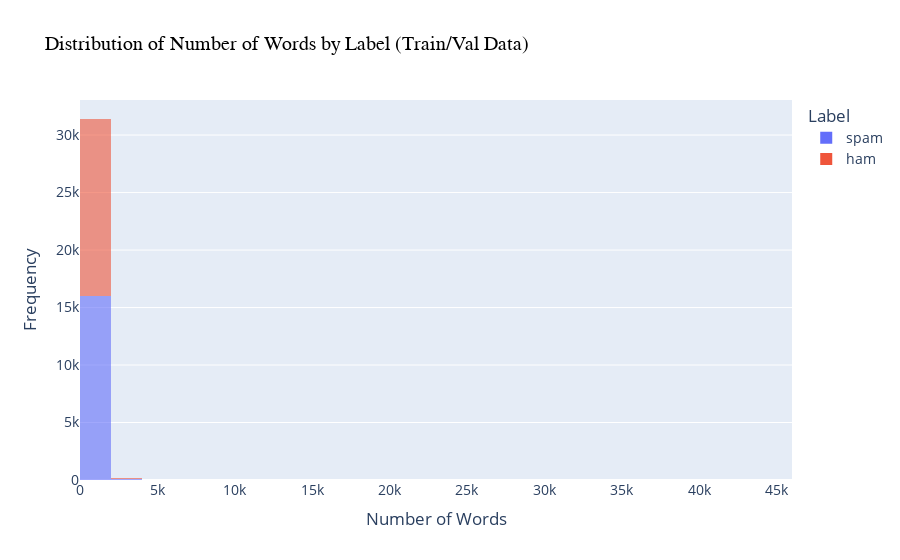

This figure's notebook cell:
### Code cell
#visualizating distribution of word count for each class

fig = px.histogram(
    df_train_val, 
    x='num_words', 
    color='label_text', 
    nbins=30,  # Number of bins
    opacity=0.6,
    labels={'num_words': 'Number of Words'}, 
    title='Distribution of Number of Words by Label (Train/Val Data)'
)


#update layout for better readability
fig.update_layout(
    xaxis_title='Number of Words',
    yaxis_title='Frequency',
    legend_title='Label',
    font=dict(size=14),
    title_font=dict(size=20, family='Times New Roman', color='black'),
)
fig.show()

### Figure 1 — Plotly figure (JSON) as saved in the notebook; plotly's stock layout.template omitted (floating-point values rounded to 4 significant figures; data arrays with more than 128 entries replaced by an {"elided": "..."} marker saying what was removed)
{"data": [{"alignmentgroup": "True", "bingroup": "x", "hovertemplate": "label_text=spam<br>Number of Words=%{x}<br>count=%{y}<extra></extra>", "legendgroup": "spam", "marker": {"color": "#636efa", "opacity": 0.6, "pattern": {"shape": ""}}, "name": "spam", "nbinsx": 30, "offsetgroup": "spam", "orientation": "v", "showlegend": true, "type": "histogram", "x": {"elided": "16163 int values"}, "xaxis": "x", "yaxis": "y"}, {"alignmentgroup": "True", "bingroup": "x", "hovertemplate": "label_text=ham<br>Number of Words=%{x}<br>count=%{y}<extra></extra>", "legendgroup": "ham", "marker": {"color": "#EF553B", "opacity": 0.6, "pattern": {"shape": ""}}, "name": "ham", "nbinsx": 30, "offsetgroup": "ham", "orientation": "v", "showlegend": true, "type": "histogram", "x": {"elided": "15553 int values"}, "xaxis": "x", "yaxis": "y"}], "layout": {"barmode": "relative", "font": {"size": 14}, "legend": {"title": {"text": "Label"}, "tracegroupgap": 0}, "title": {"font": {"color": "black", "family": "Times New Roman", "size": 20}, "text": "Distribution of Number of Words by Label (Train/Val Data)"}, "xaxis": {"anchor": "y", "domain": [0, 1], "title": {"text": "Number of Words"}}, "yaxis": {"anchor": "x", "domain": [0, 1], "title": {"text": "Frequency"}}}}
